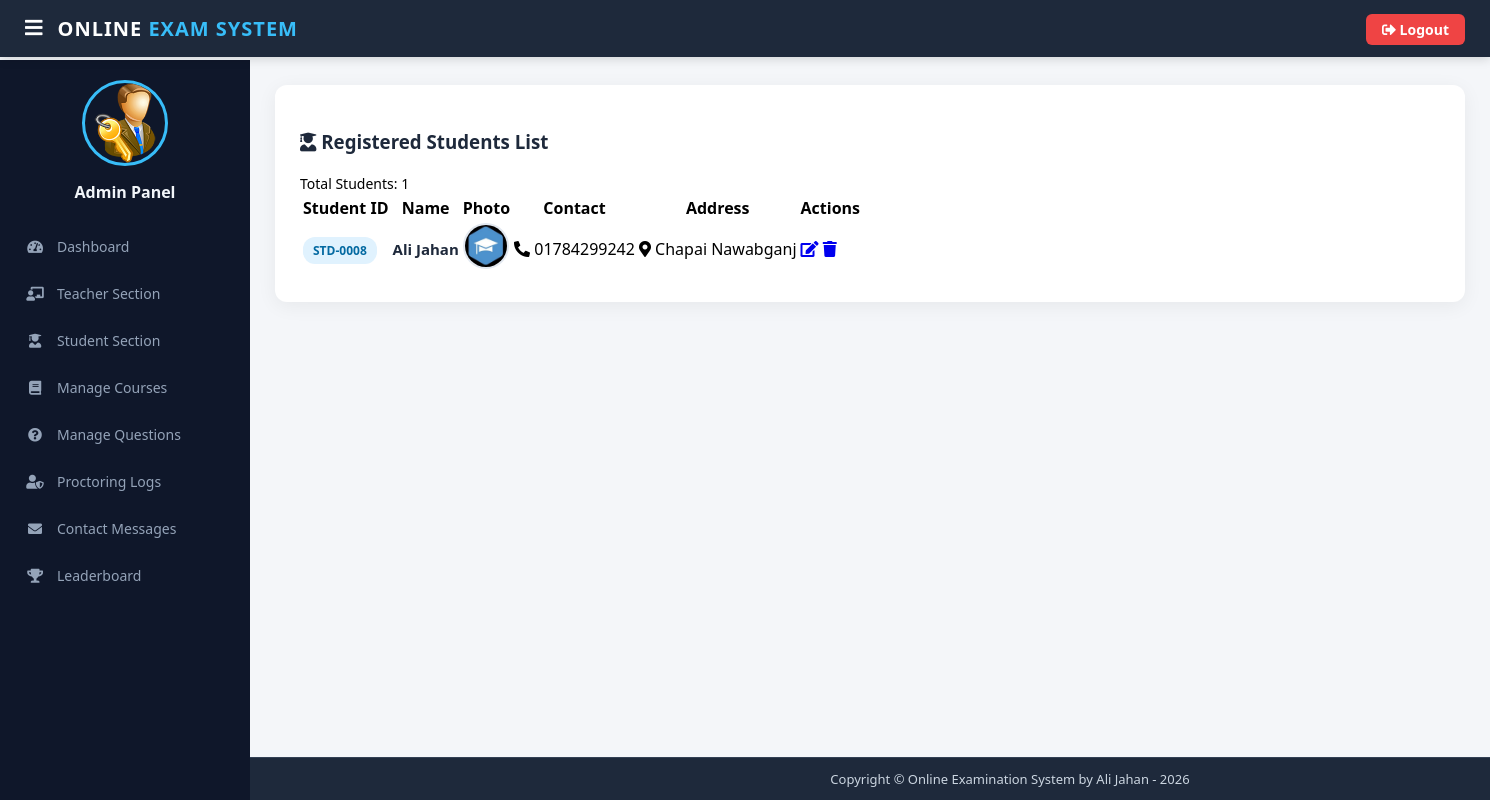
Screenshot of /admin-view-student (signed in) with the database file from the repository.
### student/models.py (models this page shows, shortened)
class Student(models.Model):
    user=models.OneToOneField(User,on_delete=models.CASCADE)
    profile_pic= models.ImageField(upload_to='profile_pic/Student/',null=True,blank=True)
    address = models.CharField(max_length=40)
    mobile = models.CharField(max_length=20,null=False)
    @property
    def get_name(self):
        return self.user.first_name+" "+self.user.last_name
    @property
    def student_id(self):
        return f"STD-{self.id:04d}"

### exam/views.py (the view)
# urls.py: path('admin-view-student', views.admin_view_student_view,name='admin-view-student'),
@login_required(login_url='adminlogin')
def admin_view_student_view(request):
    students= SMODEL.Student.objects.all()
    return render(request,'exam/admin_view_student.html',{'students':students})

### templates/exam/admin_view_student.html (shortened to what this page needs)
{% extends 'exam/adminbase.html' %}
{% block content %}
{% load static %}
<head>
</head>
<div class="container-fluid px-3">
  <div class="card-box">
    <div class="d-flex justify-content-between align-items-center mb-4 flex-wrap" style="gap: 15px;">
      <h3 class="m-0" style="font-weight: 700; color: #1e293b;"><i class="fas fa-user-graduate text-primary"></i> Registered Students List</h3>
      <span class="badge badge-primary p-2" style="font-size: 14px;">Total Students: {{ students|length }}</span>
    </div>
    <div class="table-responsive">
      <table class="table table-hover align-middle">
        <thead class="thead-dark">
          <tr>
            <th>Student ID</th>
            <th>Name</th>
            <th>Photo</th>
            <th>Contact</th>
            <th>Address</th>
            <th>Actions</th>
          </tr>
        </thead>
        <tbody>
          {% for t in students %}
          <tr>
            <td><span class="id-badge">{{ t.student_id }}</span></td>
            <td><strong style="font-size: 15px; color: #1e293b;">{{ t.get_name }}</strong></td>
            <td>
              {% if t.profile_pic %}
                <img src="/static/{{ t.profile_pic }}" class="student-avatar" alt="Profile Pic" />
              {% else %}
                <img src="{% static 'image/ali_icon.jpg' %}" class="student-avatar" alt="Profile Pic" />
              {% endif %}
            </td>
            <td><i class="fas fa-phone-alt text-muted"></i> {{ t.mobile }}</td>
            <td><i class="fas fa-map-marker-alt text-muted"></i> {{ t.address }}</td>
            <td>
              <a class="btn btn-success btn-sm" style="border-radius: 4px;" href="{% url 'update-student' t.id %}" title="Edit Student"><i class="fas fa-edit"></i></a>
              <a class="btn btn-danger btn-sm" style="border-radius: 4px;" href="{% url 'delete-student' t.id %}" title="Delete Student" onclick="return confirm('Are you sure you want to delete this student?');"><i class="fas fa-trash"></i></a>
            </td>
          </tr>
          {% empty %}
          <tr>
            <td colspan="6" class="text-center text-muted py-4">No registered students found.</td>
          </tr>
          {% endfor %}
        </tbody>
      </table>
    </div>
  </div>
</div>
{% endblock content %}

### templates/exam/adminbase.html (style rules this page uses)
a:link { text-decoration: none; }
html, body { height: 100%; margin: 0; padding: 0; font-family: "Poppins", "Segoe UI", sans-serif; background-color: #f4f6f9; }
body { display: flex; flex-direction: column; min-height: 100vh; }

### templates/exam/admin_view_student.html (style rules this page uses)
.card-box { background: #ffffff; border-radius: 12px; padding: 25px; box-shadow: 0 4px 20px rgba(0,0,0,0.06); }
.student-avatar { width: 42px; height: 42px; border-radius: 50%; object-fit: cover; border: 2px solid #e2e8f0; }
.id-badge { background: #e0f2fe; color: #0369a1; font-weight: 700; font-size: 12px; padding: 5px 10px; border-radius: 12px; }

### rows the page displays
Student: student_id "STD-0008", get_name "Ali Jahan", mobile "01784299242", address "Chapai Nawabganj"

### other values shown
{{ students|length }} "1"
